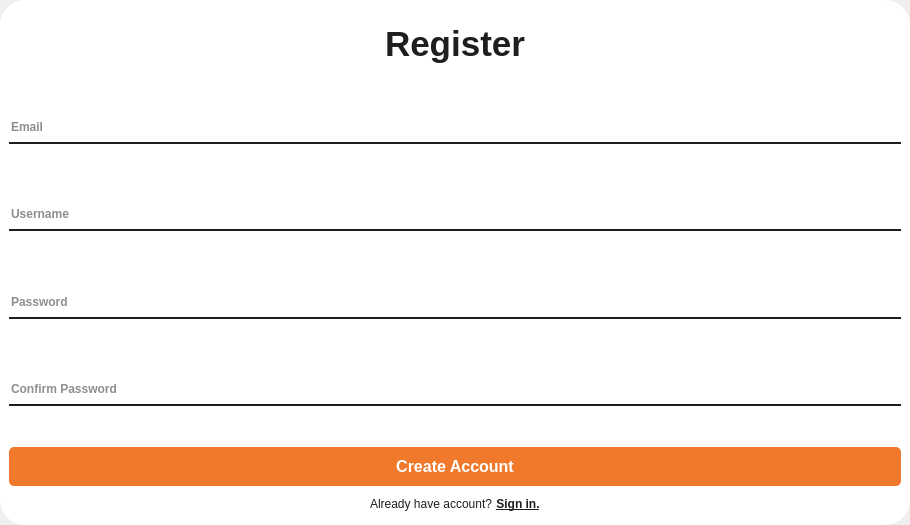
<?xml version="1.0" encoding="UTF-8"?>
<ui version="4.0">
 <class>Form</class>
 <widget class="QWidget" name="Form">
  <property name="geometry">
   <rect>
    <x>0</x>
    <y>0</y>
    <width>910</width>
    <height>525</height>
   </rect>
  </property>
  <property name="windowTitle">
   <string>Form</string>
  </property>
  <layout class="QGridLayout" name="gridLayout_3">
   <property name="leftMargin">
    <number>0</number>
   </property>
   <property name="topMargin">
    <number>0</number>
   </property>
   <property name="rightMargin">
    <number>0</number>
   </property>
   <property name="bottomMargin">
    <number>0</number>
   </property>
   <property name="spacing">
    <number>0</number>
   </property>
   <item row="0" column="0">
    <widget class="QWidget" name="widget" native="true">
     <property name="sizePolicy">
      <sizepolicy hsizetype="Preferred" vsizetype="Preferred">
       <horstretch>0</horstretch>
       <verstretch>0</verstretch>
      </sizepolicy>
     </property>
     <property name="minimumSize">
      <size>
       <width>780</width>
       <height>500</height>
      </size>
     </property>
     <property name="maximumSize">
      <size>
       <width>16777215</width>
       <height>16777215</height>
      </size>
     </property>
     <property name="styleSheet">
      <string notr="true">#widget{
background-color: #ffffff;
border-radius: 25px 25px 25px 25px;
}

*{
border: none;
}</string>
     </property>
     <layout class="QGridLayout" name="gridLayout">
      <property name="leftMargin">
       <number>0</number>
      </property>
      <property name="topMargin">
       <number>0</number>
      </property>
      <property name="rightMargin">
       <number>0</number>
      </property>
      <property name="bottomMargin">
       <number>0</number>
      </property>
      <property name="spacing">
       <number>0</number>
      </property>
      <item row="3" column="0">
       <widget class="QFrame" name="frame_2">
        <property name="frameShape">
         <enum>QFrame::StyledPanel</enum>
        </property>
        <property name="frameShadow">
         <enum>QFrame::Raised</enum>
        </property>
        <layout class="QHBoxLayout" name="horizontalLayout">
         <item>
          <widget class="QLineEdit" name="passwordInput">
           <property name="minimumSize">
            <size>
             <width>400</width>
             <height>0</height>
            </size>
           </property>
           <property name="font">
            <font>
             <bold>true</bold>
            </font>
           </property>
           <property name="styleSheet">
            <string notr="true">#passwordInput{
background-color:rgba(0,0,0,0);
border: none;
border-bottom: 2px solid #1e1e1e;
padding-bottom: 7px;
color: #1e1e1e;
}</string>
           </property>
           <property name="text">
            <string/>
           </property>
           <property name="echoMode">
            <enum>QLineEdit::Normal</enum>
           </property>
           <property name="placeholderText">
            <string>Password</string>
           </property>
          </widget>
         </item>
        </layout>
       </widget>
      </item>
      <item row="1" column="0">
       <widget class="QFrame" name="frame_7">
        <property name="frameShape">
         <enum>QFrame::StyledPanel</enum>
        </property>
        <property name="frameShadow">
         <enum>QFrame::Raised</enum>
        </property>
        <layout class="QHBoxLayout" name="horizontalLayout_5">
         <item>
          <widget class="QLineEdit" name="emailInput">
           <property name="minimumSize">
            <size>
             <width>400</width>
             <height>0</height>
            </size>
           </property>
           <property name="font">
            <font>
             <bold>true</bold>
            </font>
           </property>
           <property name="styleSheet">
            <string notr="true">#emailInput{
background-color:rgba(0,0,0,0);
border: none;
border-bottom: 2px solid #1e1e1e;
padding-bottom: 7px;
color: #1e1e1e;
}</string>
           </property>
           <property name="text">
            <string/>
           </property>
           <property name="echoMode">
            <enum>QLineEdit::Normal</enum>
           </property>
           <property name="placeholderText">
            <string>Email</string>
           </property>
          </widget>
         </item>
        </layout>
       </widget>
      </item>
      <item row="4" column="0">
       <widget class="QFrame" name="frame_3">
        <property name="frameShape">
         <enum>QFrame::StyledPanel</enum>
        </property>
        <property name="frameShadow">
         <enum>QFrame::Raised</enum>
        </property>
        <layout class="QVBoxLayout" name="verticalLayout_2">
         <item>
          <widget class="QLineEdit" name="confirmPassword">
           <property name="font">
            <font>
             <bold>true</bold>
            </font>
           </property>
           <property name="styleSheet">
            <string notr="true">#confirmPassword{
background-color:rgba(0,0,0,0);
border: none;
border-bottom: 2px solid #1e1e1e;
padding-bottom: 7px;
color: #1e1e1e;
}</string>
           </property>
           <property name="placeholderText">
            <string>Confirm Password</string>
           </property>
          </widget>
         </item>
        </layout>
       </widget>
      </item>
      <item row="5" column="0">
       <widget class="QFrame" name="frame_6">
        <property name="frameShape">
         <enum>QFrame::StyledPanel</enum>
        </property>
        <property name="frameShadow">
         <enum>QFrame::Raised</enum>
        </property>
        <layout class="QGridLayout" name="gridLayout_4">
         <item row="0" column="0">
          <widget class="QPushButton" name="loginButton">
           <property name="styleSheet">
            <string notr="true">QPushButton {
    padding: 10px 20px;
    font-size: 16px;
    font-weight: bold;
    color: #fff;
    border: none;
    border-radius: 5px;
    /*background: qlineargradient(spread:pad, x1:0, y1:0.5, x2:1, y2:0.5, stop:0 #f0792b, stop:0.5 #ffa163, stop:1 #edb28c);*/
	background-color: #f0792b;
    cursor: pointer;
    transition: background-color 0.3s ease;
}

QPushButton:hover {
    background-color: #ff6347; 
}
</string>
           </property>
           <property name="text">
            <string>Create Account</string>
           </property>
          </widget>
         </item>
         <item row="1" column="0" alignment="Qt::AlignHCenter">
          <widget class="QFrame" name="frame_4">
           <property name="frameShape">
            <enum>QFrame::StyledPanel</enum>
           </property>
           <property name="frameShadow">
            <enum>QFrame::Raised</enum>
           </property>
           <layout class="QHBoxLayout" name="horizontalLayout_3">
            <property name="spacing">
             <number>0</number>
            </property>
            <property name="leftMargin">
             <number>0</number>
            </property>
            <property name="topMargin">
             <number>0</number>
            </property>
            <property name="rightMargin">
             <number>0</number>
            </property>
            <property name="bottomMargin">
             <number>0</number>
            </property>
            <item alignment="Qt::AlignRight">
             <widget class="QFrame" name="frame_8">
              <property name="frameShape">
               <enum>QFrame::StyledPanel</enum>
              </property>
              <property name="frameShadow">
               <enum>QFrame::Raised</enum>
              </property>
              <layout class="QGridLayout" name="gridLayout_6">
               <property name="leftMargin">
                <number>0</number>
               </property>
               <property name="topMargin">
                <number>0</number>
               </property>
               <property name="rightMargin">
                <number>0</number>
               </property>
               <property name="bottomMargin">
                <number>0</number>
               </property>
               <property name="spacing">
                <number>0</number>
               </property>
               <item row="0" column="0" alignment="Qt::AlignHCenter">
                <widget class="QLabel" name="haveAccountHeader">
                 <property name="styleSheet">
                  <string notr="true">#haveAccountHeader{
   color: #1e1e1e;
}</string>
                 </property>
                 <property name="text">
                  <string>Already have account? </string>
                 </property>
                </widget>
               </item>
              </layout>
             </widget>
            </item>
            <item alignment="Qt::AlignLeft">
             <widget class="QFrame" name="frame_9">
              <property name="frameShape">
               <enum>QFrame::StyledPanel</enum>
              </property>
              <property name="frameShadow">
               <enum>QFrame::Raised</enum>
              </property>
              <layout class="QGridLayout" name="gridLayout_5">
               <property name="leftMargin">
                <number>0</number>
               </property>
               <property name="topMargin">
                <number>0</number>
               </property>
               <property name="rightMargin">
                <number>0</number>
               </property>
               <property name="bottomMargin">
                <number>0</number>
               </property>
               <item row="0" column="0">
                <widget class="QPushButton" name="signInButton">
                 <property name="font">
                  <font>
                   <bold>true</bold>
                   <underline>true</underline>
                  </font>
                 </property>
                 <property name="styleSheet">
                  <string notr="true">#signInButton {
    color: #1e1e1e;
}

#signInButton:hover {
/*    background-color: #F5FAFE;*/
    color: #1F95EF;
    font-weight: bold; 
}
</string>
                 </property>
                 <property name="text">
                  <string>Sign in.</string>
                 </property>
                </widget>
               </item>
              </layout>
             </widget>
            </item>
           </layout>
          </widget>
         </item>
        </layout>
       </widget>
      </item>
      <item row="2" column="0">
       <widget class="QFrame" name="frame_5">
        <property name="frameShape">
         <enum>QFrame::StyledPanel</enum>
        </property>
        <property name="frameShadow">
         <enum>QFrame::Raised</enum>
        </property>
        <layout class="QHBoxLayout" name="horizontalLayout_2">
         <item>
          <widget class="QLineEdit" name="userInput">
           <property name="minimumSize">
            <size>
             <width>400</width>
             <height>0</height>
            </size>
           </property>
           <property name="font">
            <font>
             <bold>true</bold>
            </font>
           </property>
           <property name="styleSheet">
            <string notr="true">#userInput{
background-color:rgba(0,0,0,0);
border: none;
border-bottom: 2px solid #1e1e1e;
padding-bottom: 7px;
color: #1e1e1e;
}</string>
           </property>
           <property name="text">
            <string/>
           </property>
           <property name="placeholderText">
            <string>Username</string>
           </property>
          </widget>
         </item>
        </layout>
       </widget>
      </item>
      <item row="0" column="0">
       <widget class="QFrame" name="frame">
        <property name="frameShape">
         <enum>QFrame::StyledPanel</enum>
        </property>
        <property name="frameShadow">
         <enum>QFrame::Raised</enum>
        </property>
        <layout class="QGridLayout" name="gridLayout_2">
         <property name="leftMargin">
          <number>0</number>
         </property>
         <property name="topMargin">
          <number>0</number>
         </property>
         <property name="rightMargin">
          <number>0</number>
         </property>
         <property name="bottomMargin">
          <number>0</number>
         </property>
         <property name="spacing">
          <number>0</number>
         </property>
         <item row="0" column="0" alignment="Qt::AlignHCenter">
          <widget class="QLabel" name="loginHeader">
           <property name="font">
            <font>
             <pointsize>26</pointsize>
             <italic>false</italic>
             <bold>true</bold>
            </font>
           </property>
           <property name="styleSheet">
            <string notr="true">#loginHeader{
color : #1e1e1e;
}</string>
           </property>
           <property name="text">
            <string>Register</string>
           </property>
          </widget>
         </item>
        </layout>
       </widget>
      </item>
     </layout>
    </widget>
   </item>
  </layout>
 </widget>
 <resources/>
 <connections/>
</ui>
